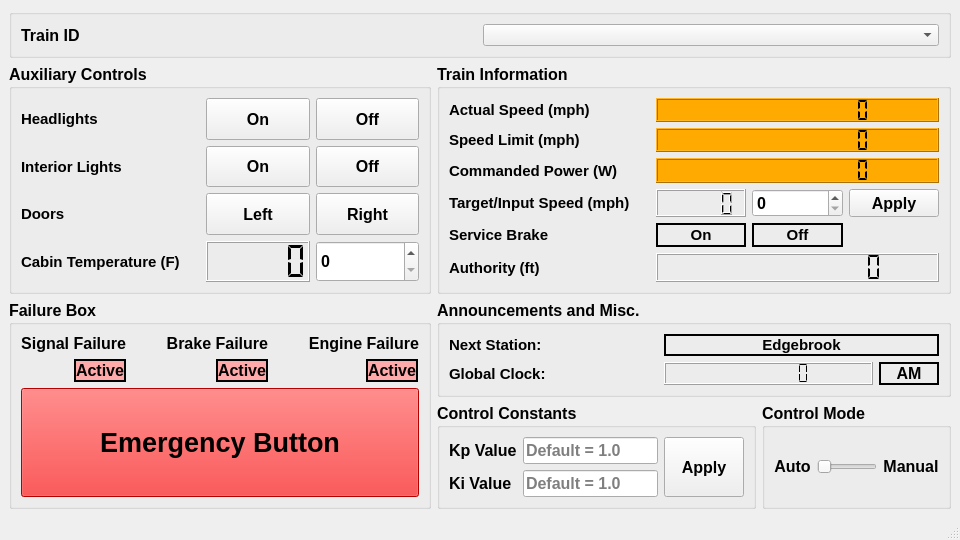
<?xml version="1.0" encoding="UTF-8"?>
<ui version="4.0">
 <class>MainWindow</class>
 <widget class="QMainWindow" name="MainWindow">
  <property name="geometry">
   <rect>
    <x>0</x>
    <y>0</y>
    <width>960</width>
    <height>540</height>
   </rect>
  </property>
  <property name="minimumSize">
   <size>
    <width>960</width>
    <height>540</height>
   </size>
  </property>
  <property name="windowTitle">
   <string>MainWindow</string>
  </property>
  <widget class="QWidget" name="centralwidget">
   <layout class="QGridLayout" name="gridLayout_8">
    <item row="3" column="1">
     <widget class="QGroupBox" name="groupBox_6">
      <property name="font">
       <font>
        <pointsize>12</pointsize>
        <weight>75</weight>
        <bold>true</bold>
       </font>
      </property>
      <property name="title">
       <string>Control Constants</string>
      </property>
      <layout class="QGridLayout" name="gridLayout_16">
       <item row="0" column="0">
        <layout class="QGridLayout" name="gridLayout_15">
         <item row="1" column="1">
          <widget class="QLineEdit" name="ki_line_edit">
           <property name="placeholderText">
            <string>Default = 1.0</string>
           </property>
          </widget>
         </item>
         <item row="0" column="0">
          <widget class="QLabel" name="label_23">
           <property name="text">
            <string>Kp Value</string>
           </property>
          </widget>
         </item>
         <item row="0" column="2" rowspan="2">
          <widget class="QPushButton" name="control_constants_apply_button">
           <property name="sizePolicy">
            <sizepolicy hsizetype="Minimum" vsizetype="Minimum">
             <horstretch>0</horstretch>
             <verstretch>0</verstretch>
            </sizepolicy>
           </property>
           <property name="text">
            <string>Apply</string>
           </property>
          </widget>
         </item>
         <item row="1" column="0">
          <widget class="QLabel" name="label_24">
           <property name="text">
            <string>Ki Value</string>
           </property>
          </widget>
         </item>
         <item row="0" column="1">
          <widget class="QLineEdit" name="kp_line_edit">
           <property name="placeholderText">
            <string>Default = 1.0</string>
           </property>
          </widget>
         </item>
        </layout>
       </item>
      </layout>
     </widget>
    </item>
    <item row="2" column="0" rowspan="2">
     <widget class="QGroupBox" name="groupBox_5">
      <property name="font">
       <font>
        <pointsize>12</pointsize>
        <weight>75</weight>
        <bold>true</bold>
       </font>
      </property>
      <property name="title">
       <string>Failure Box</string>
      </property>
      <layout class="QGridLayout" name="gridLayout_14">
       <item row="0" column="0">
        <layout class="QGridLayout" name="gridLayout_17">
         <item row="1" column="6">
          <widget class="QLabel" name="label_22">
           <property name="sizePolicy">
            <sizepolicy hsizetype="Maximum" vsizetype="Maximum">
             <horstretch>0</horstretch>
             <verstretch>0</verstretch>
            </sizepolicy>
           </property>
           <property name="maximumSize">
            <size>
             <width>50</width>
             <height>50</height>
            </size>
           </property>
           <property name="text">
            <string/>
           </property>
           <property name="pixmap">
            <pixmap>assets/wifi-off-svgrepo-com.svg</pixmap>
           </property>
           <property name="scaledContents">
            <bool>true</bool>
           </property>
           <property name="alignment">
            <set>Qt::AlignCenter</set>
           </property>
           <property name="wordWrap">
            <bool>false</bool>
           </property>
          </widget>
         </item>
         <item row="1" column="1">
          <widget class="QLabel" name="signal_failure_light">
           <property name="sizePolicy">
            <sizepolicy hsizetype="Maximum" vsizetype="Maximum">
             <horstretch>0</horstretch>
             <verstretch>0</verstretch>
            </sizepolicy>
           </property>
           <property name="styleSheet">
            <string notr="true">background-color: rgb(255, 170, 170);</string>
           </property>
           <property name="frameShape">
            <enum>QFrame::WinPanel</enum>
           </property>
           <property name="frameShadow">
            <enum>QFrame::Plain</enum>
           </property>
           <property name="text">
            <string>Active</string>
           </property>
           <property name="alignment">
            <set>Qt::AlignCenter</set>
           </property>
          </widget>
         </item>
         <item row="1" column="2">
          <spacer name="horizontalSpacer">
           <property name="orientation">
            <enum>Qt::Horizontal</enum>
           </property>
           <property name="sizeHint" stdset="0">
            <size>
             <width>40</width>
             <height>20</height>
            </size>
           </property>
          </spacer>
         </item>
         <item row="1" column="4">
          <widget class="QLabel" name="brake_failure_light">
           <property name="sizePolicy">
            <sizepolicy hsizetype="Maximum" vsizetype="Maximum">
             <horstretch>0</horstretch>
             <verstretch>0</verstretch>
            </sizepolicy>
           </property>
           <property name="styleSheet">
            <string notr="true">background-color: rgb(255, 170, 170);</string>
           </property>
           <property name="frameShape">
            <enum>QFrame::WinPanel</enum>
           </property>
           <property name="frameShadow">
            <enum>QFrame::Plain</enum>
           </property>
           <property name="text">
            <string>Active</string>
           </property>
           <property name="alignment">
            <set>Qt::AlignCenter</set>
           </property>
          </widget>
         </item>
         <item row="1" column="7">
          <widget class="QLabel" name="engine_failure_light">
           <property name="sizePolicy">
            <sizepolicy hsizetype="Maximum" vsizetype="Maximum">
             <horstretch>0</horstretch>
             <verstretch>0</verstretch>
            </sizepolicy>
           </property>
           <property name="styleSheet">
            <string notr="true">background-color: rgb(255, 170, 170);</string>
           </property>
           <property name="frameShape">
            <enum>QFrame::WinPanel</enum>
           </property>
           <property name="frameShadow">
            <enum>QFrame::Plain</enum>
           </property>
           <property name="text">
            <string>Active</string>
           </property>
           <property name="alignment">
            <set>Qt::AlignCenter</set>
           </property>
          </widget>
         </item>
         <item row="1" column="3">
          <widget class="QLabel" name="label_20">
           <property name="sizePolicy">
            <sizepolicy hsizetype="Maximum" vsizetype="Maximum">
             <horstretch>0</horstretch>
             <verstretch>0</verstretch>
            </sizepolicy>
           </property>
           <property name="maximumSize">
            <size>
             <width>50</width>
             <height>50</height>
            </size>
           </property>
           <property name="text">
            <string/>
           </property>
           <property name="pixmap">
            <pixmap>assets/brake-system-warning-svgrepo-com.svg</pixmap>
           </property>
           <property name="scaledContents">
            <bool>true</bool>
           </property>
           <property name="alignment">
            <set>Qt::AlignCenter</set>
           </property>
          </widget>
         </item>
         <item row="1" column="0">
          <widget class="QLabel" name="label_18">
           <property name="sizePolicy">
            <sizepolicy hsizetype="Maximum" vsizetype="Maximum">
             <horstretch>0</horstretch>
             <verstretch>0</verstretch>
            </sizepolicy>
           </property>
           <property name="maximumSize">
            <size>
             <width>50</width>
             <height>50</height>
            </size>
           </property>
           <property name="text">
            <string/>
           </property>
           <property name="pixmap">
            <pixmap>assets/wifi-off-svgrepo-com.svg</pixmap>
           </property>
           <property name="scaledContents">
            <bool>true</bool>
           </property>
           <property name="alignment">
            <set>Qt::AlignCenter</set>
           </property>
          </widget>
         </item>
         <item row="2" column="0" colspan="8">
          <widget class="QPushButton" name="emergency_button">
           <property name="enabled">
            <bool>true</bool>
           </property>
           <property name="sizePolicy">
            <sizepolicy hsizetype="Minimum" vsizetype="Minimum">
             <horstretch>0</horstretch>
             <verstretch>0</verstretch>
            </sizepolicy>
           </property>
           <property name="font">
            <font>
             <pointsize>20</pointsize>
             <weight>75</weight>
             <bold>true</bold>
            </font>
           </property>
           <property name="styleSheet">
            <string notr="true">background-color: rgb(255, 0, 0);</string>
           </property>
           <property name="text">
            <string>Emergency Button</string>
           </property>
           <property name="autoDefault">
            <bool>false</bool>
           </property>
          </widget>
         </item>
         <item row="1" column="5">
          <spacer name="horizontalSpacer_2">
           <property name="orientation">
            <enum>Qt::Horizontal</enum>
           </property>
           <property name="sizeHint" stdset="0">
            <size>
             <width>40</width>
             <height>20</height>
            </size>
           </property>
          </spacer>
         </item>
         <item row="0" column="6" colspan="2">
          <widget class="QLabel" name="label_27">
           <property name="sizePolicy">
            <sizepolicy hsizetype="Maximum" vsizetype="Maximum">
             <horstretch>0</horstretch>
             <verstretch>0</verstretch>
            </sizepolicy>
           </property>
           <property name="text">
            <string>Engine Failure</string>
           </property>
           <property name="alignment">
            <set>Qt::AlignRight|Qt::AlignTrailing|Qt::AlignVCenter</set>
           </property>
          </widget>
         </item>
         <item row="0" column="3" colspan="2">
          <widget class="QLabel" name="label_21">
           <property name="sizePolicy">
            <sizepolicy hsizetype="Maximum" vsizetype="Maximum">
             <horstretch>0</horstretch>
             <verstretch>0</verstretch>
            </sizepolicy>
           </property>
           <property name="text">
            <string>Brake Failure</string>
           </property>
           <property name="alignment">
            <set>Qt::AlignRight|Qt::AlignTrailing|Qt::AlignVCenter</set>
           </property>
          </widget>
         </item>
         <item row="0" column="0" colspan="2">
          <widget class="QLabel" name="label_19">
           <property name="sizePolicy">
            <sizepolicy hsizetype="Maximum" vsizetype="Maximum">
             <horstretch>0</horstretch>
             <verstretch>0</verstretch>
            </sizepolicy>
           </property>
           <property name="text">
            <string>Signal Failure</string>
           </property>
           <property name="alignment">
            <set>Qt::AlignRight|Qt::AlignTrailing|Qt::AlignVCenter</set>
           </property>
          </widget>
         </item>
        </layout>
       </item>
      </layout>
     </widget>
    </item>
    <item row="1" column="0">
     <widget class="QGroupBox" name="groupBox">
      <property name="font">
       <font>
        <pointsize>12</pointsize>
        <weight>75</weight>
        <italic>false</italic>
        <bold>true</bold>
       </font>
      </property>
      <property name="title">
       <string>Auxiliary Controls</string>
      </property>
      <property name="flat">
       <bool>false</bool>
      </property>
      <layout class="QGridLayout" name="gridLayout_9">
       <item row="0" column="0">
        <layout class="QGridLayout" name="gridLayout_13">
         <item row="0" column="0">
          <widget class="QLabel" name="label">
           <property name="font">
            <font>
             <pointsize>11</pointsize>
             <weight>75</weight>
             <italic>false</italic>
             <bold>true</bold>
            </font>
           </property>
           <property name="autoFillBackground">
            <bool>false</bool>
           </property>
           <property name="frameShape">
            <enum>QFrame::NoFrame</enum>
           </property>
           <property name="text">
            <string>Headlights</string>
           </property>
          </widget>
         </item>
         <item row="1" column="3">
          <widget class="QPushButton" name="interior_lights_off_button">
           <property name="sizePolicy">
            <sizepolicy hsizetype="Minimum" vsizetype="Minimum">
             <horstretch>0</horstretch>
             <verstretch>0</verstretch>
            </sizepolicy>
           </property>
           <property name="text">
            <string>Off</string>
           </property>
          </widget>
         </item>
         <item row="1" column="2">
          <widget class="QPushButton" name="interior_lights_on_button">
           <property name="sizePolicy">
            <sizepolicy hsizetype="Minimum" vsizetype="Minimum">
             <horstretch>0</horstretch>
             <verstretch>0</verstretch>
            </sizepolicy>
           </property>
           <property name="text">
            <string>On</string>
           </property>
          </widget>
         </item>
         <item row="2" column="3">
          <widget class="QPushButton" name="door_right_button">
           <property name="sizePolicy">
            <sizepolicy hsizetype="Minimum" vsizetype="Minimum">
             <horstretch>0</horstretch>
             <verstretch>0</verstretch>
            </sizepolicy>
           </property>
           <property name="text">
            <string>Right</string>
           </property>
          </widget>
         </item>
         <item row="0" column="3">
          <widget class="QPushButton" name="headlights_off_button">
           <property name="sizePolicy">
            <sizepolicy hsizetype="Minimum" vsizetype="Minimum">
             <horstretch>0</horstretch>
             <verstretch>0</verstretch>
            </sizepolicy>
           </property>
           <property name="text">
            <string>Off</string>
           </property>
          </widget>
         </item>
         <item row="3" column="0">
          <widget class="QLabel" name="label_5">
           <property name="font">
            <font>
             <pointsize>11</pointsize>
             <weight>75</weight>
             <italic>false</italic>
             <bold>true</bold>
            </font>
           </property>
           <property name="text">
            <string>Cabin Temperature (F)</string>
           </property>
          </widget>
         </item>
         <item row="2" column="2">
          <widget class="QPushButton" name="door_left_button">
           <property name="sizePolicy">
            <sizepolicy hsizetype="Minimum" vsizetype="Minimum">
             <horstretch>0</horstretch>
             <verstretch>0</verstretch>
            </sizepolicy>
           </property>
           <property name="text">
            <string>Left</string>
           </property>
          </widget>
         </item>
         <item row="1" column="0">
          <widget class="QLabel" name="label_2">
           <property name="font">
            <font>
             <pointsize>11</pointsize>
             <weight>75</weight>
             <italic>false</italic>
             <bold>true</bold>
            </font>
           </property>
           <property name="text">
            <string>Interior Lights</string>
           </property>
          </widget>
         </item>
         <item row="3" column="2">
          <widget class="QLCDNumber" name="cabin_temperature_lcd">
           <property name="segmentStyle">
            <enum>QLCDNumber::Flat</enum>
           </property>
          </widget>
         </item>
         <item row="2" column="0">
          <widget class="QLabel" name="label_3">
           <property name="font">
            <font>
             <pointsize>11</pointsize>
             <weight>75</weight>
             <italic>false</italic>
             <bold>true</bold>
            </font>
           </property>
           <property name="text">
            <string>Doors</string>
           </property>
          </widget>
         </item>
         <item row="3" column="3">
          <widget class="QSpinBox" name="cabin_temperature_spin_box">
           <property name="sizePolicy">
            <sizepolicy hsizetype="Minimum" vsizetype="Minimum">
             <horstretch>0</horstretch>
             <verstretch>0</verstretch>
            </sizepolicy>
           </property>
          </widget>
         </item>
         <item row="0" column="2">
          <widget class="QPushButton" name="headlights_on_button">
           <property name="sizePolicy">
            <sizepolicy hsizetype="Minimum" vsizetype="Minimum">
             <horstretch>0</horstretch>
             <verstretch>0</verstretch>
            </sizepolicy>
           </property>
           <property name="text">
            <string>On</string>
           </property>
          </widget>
         </item>
         <item row="3" column="1">
          <spacer name="verticalSpacer_10">
           <property name="orientation">
            <enum>Qt::Vertical</enum>
           </property>
           <property name="sizeHint" stdset="0">
            <size>
             <width>20</width>
             <height>40</height>
            </size>
           </property>
          </spacer>
         </item>
         <item row="2" column="1">
          <spacer name="verticalSpacer_9">
           <property name="orientation">
            <enum>Qt::Vertical</enum>
           </property>
           <property name="sizeHint" stdset="0">
            <size>
             <width>20</width>
             <height>40</height>
            </size>
           </property>
          </spacer>
         </item>
         <item row="1" column="1">
          <spacer name="verticalSpacer_8">
           <property name="orientation">
            <enum>Qt::Vertical</enum>
           </property>
           <property name="sizeHint" stdset="0">
            <size>
             <width>20</width>
             <height>40</height>
            </size>
           </property>
          </spacer>
         </item>
         <item row="0" column="1">
          <spacer name="verticalSpacer_7">
           <property name="orientation">
            <enum>Qt::Vertical</enum>
           </property>
           <property name="sizeHint" stdset="0">
            <size>
             <width>20</width>
             <height>40</height>
            </size>
           </property>
          </spacer>
         </item>
        </layout>
       </item>
      </layout>
     </widget>
    </item>
    <item row="1" column="1" colspan="2">
     <widget class="QGroupBox" name="groupBox_2">
      <property name="font">
       <font>
        <pointsize>12</pointsize>
        <weight>75</weight>
        <bold>true</bold>
       </font>
      </property>
      <property name="title">
       <string>Train Information</string>
      </property>
      <layout class="QGridLayout" name="gridLayout_12">
       <item row="0" column="0">
        <layout class="QGridLayout" name="gridLayout_2">
         <item row="0" column="0">
          <widget class="QLabel" name="label_13">
           <property name="font">
            <font>
             <pointsize>11</pointsize>
             <weight>75</weight>
             <bold>true</bold>
            </font>
           </property>
           <property name="text">
            <string>Actual Speed (mph)</string>
           </property>
          </widget>
         </item>
         <item row="3" column="4">
          <widget class="QPushButton" name="target_speed_apply_button">
           <property name="sizePolicy">
            <sizepolicy hsizetype="Minimum" vsizetype="Minimum">
             <horstretch>0</horstretch>
             <verstretch>0</verstretch>
            </sizepolicy>
           </property>
           <property name="text">
            <string>Apply</string>
           </property>
          </widget>
         </item>
         <item row="3" column="0">
          <widget class="QLabel" name="label_8">
           <property name="font">
            <font>
             <pointsize>11</pointsize>
             <weight>75</weight>
             <bold>true</bold>
            </font>
           </property>
           <property name="text">
            <string>Target/Input Speed (mph)</string>
           </property>
          </widget>
         </item>
         <item row="0" column="2" colspan="3">
          <widget class="QLCDNumber" name="actual_speed_lcd">
           <property name="styleSheet">
            <string notr="true">background-color: rgb(255, 170, 0);</string>
           </property>
           <property name="digitCount">
            <number>12</number>
           </property>
           <property name="segmentStyle">
            <enum>QLCDNumber::Flat</enum>
           </property>
          </widget>
         </item>
         <item row="3" column="3">
          <widget class="QSpinBox" name="target_speed_spin_box">
           <property name="sizePolicy">
            <sizepolicy hsizetype="Minimum" vsizetype="Minimum">
             <horstretch>0</horstretch>
             <verstretch>0</verstretch>
            </sizepolicy>
           </property>
          </widget>
         </item>
         <item row="4" column="0">
          <widget class="QLabel" name="label_10">
           <property name="font">
            <font>
             <pointsize>11</pointsize>
             <weight>75</weight>
             <bold>true</bold>
            </font>
           </property>
           <property name="text">
            <string>Service Brake</string>
           </property>
          </widget>
         </item>
         <item row="4" column="2">
          <widget class="QLabel" name="service_brake_on_light">
           <property name="font">
            <font>
             <pointsize>11</pointsize>
             <weight>75</weight>
             <bold>true</bold>
            </font>
           </property>
           <property name="styleSheet">
            <string notr="true"/>
           </property>
           <property name="frameShape">
            <enum>QFrame::WinPanel</enum>
           </property>
           <property name="text">
            <string>On</string>
           </property>
           <property name="alignment">
            <set>Qt::AlignCenter</set>
           </property>
          </widget>
         </item>
         <item row="1" column="2" colspan="3">
          <widget class="QLCDNumber" name="speed_limit_lcd">
           <property name="styleSheet">
            <string notr="true">background-color: rgb(255, 170, 0);</string>
           </property>
           <property name="digitCount">
            <number>12</number>
           </property>
           <property name="segmentStyle">
            <enum>QLCDNumber::Flat</enum>
           </property>
          </widget>
         </item>
         <item row="3" column="2">
          <widget class="QLCDNumber" name="target_speed_lcd">
           <property name="frameShape">
            <enum>QFrame::Box</enum>
           </property>
           <property name="frameShadow">
            <enum>QFrame::Raised</enum>
           </property>
          </widget>
         </item>
         <item row="1" column="0">
          <widget class="QLabel" name="label_7">
           <property name="font">
            <font>
             <pointsize>11</pointsize>
             <weight>75</weight>
             <bold>true</bold>
            </font>
           </property>
           <property name="text">
            <string>Speed Limit (mph)</string>
           </property>
          </widget>
         </item>
         <item row="3" column="1">
          <spacer name="verticalSpacer">
           <property name="orientation">
            <enum>Qt::Vertical</enum>
           </property>
           <property name="sizeHint" stdset="0">
            <size>
             <width>20</width>
             <height>40</height>
            </size>
           </property>
          </spacer>
         </item>
         <item row="4" column="3">
          <widget class="QLabel" name="service_brake_off_light">
           <property name="font">
            <font>
             <pointsize>11</pointsize>
             <weight>75</weight>
             <bold>true</bold>
            </font>
           </property>
           <property name="styleSheet">
            <string notr="true"/>
           </property>
           <property name="frameShape">
            <enum>QFrame::WinPanel</enum>
           </property>
           <property name="text">
            <string>Off</string>
           </property>
           <property name="alignment">
            <set>Qt::AlignCenter</set>
           </property>
          </widget>
         </item>
         <item row="0" column="1">
          <spacer name="verticalSpacer_4">
           <property name="orientation">
            <enum>Qt::Vertical</enum>
           </property>
           <property name="sizeHint" stdset="0">
            <size>
             <width>20</width>
             <height>40</height>
            </size>
           </property>
          </spacer>
         </item>
         <item row="4" column="1">
          <spacer name="verticalSpacer_2">
           <property name="orientation">
            <enum>Qt::Vertical</enum>
           </property>
           <property name="sizeHint" stdset="0">
            <size>
             <width>20</width>
             <height>40</height>
            </size>
           </property>
          </spacer>
         </item>
         <item row="1" column="1">
          <spacer name="verticalSpacer_3">
           <property name="orientation">
            <enum>Qt::Vertical</enum>
           </property>
           <property name="sizeHint" stdset="0">
            <size>
             <width>20</width>
             <height>40</height>
            </size>
           </property>
          </spacer>
         </item>
         <item row="2" column="0">
          <widget class="QLabel" name="label_11">
           <property name="font">
            <font>
             <pointsize>11</pointsize>
             <weight>75</weight>
             <bold>true</bold>
            </font>
           </property>
           <property name="text">
            <string>Commanded Power (W)</string>
           </property>
          </widget>
         </item>
         <item row="2" column="2" colspan="3">
          <widget class="QLCDNumber" name="commanded_power_lcd">
           <property name="styleSheet">
            <string notr="true">background-color: rgb(255, 170, 0);</string>
           </property>
           <property name="digitCount">
            <number>12</number>
           </property>
           <property name="segmentStyle">
            <enum>QLCDNumber::Flat</enum>
           </property>
          </widget>
         </item>
         <item row="2" column="1">
          <spacer name="verticalSpacer_5">
           <property name="orientation">
            <enum>Qt::Vertical</enum>
           </property>
           <property name="sizeHint" stdset="0">
            <size>
             <width>20</width>
             <height>40</height>
            </size>
           </property>
          </spacer>
         </item>
         <item row="5" column="0">
          <widget class="QLabel" name="label_12">
           <property name="font">
            <font>
             <pointsize>11</pointsize>
             <weight>75</weight>
             <bold>true</bold>
            </font>
           </property>
           <property name="text">
            <string>Authority (ft)</string>
           </property>
          </widget>
         </item>
         <item row="5" column="1">
          <spacer name="verticalSpacer_6">
           <property name="orientation">
            <enum>Qt::Vertical</enum>
           </property>
           <property name="sizeHint" stdset="0">
            <size>
             <width>20</width>
             <height>40</height>
            </size>
           </property>
          </spacer>
         </item>
         <item row="5" column="2" colspan="3">
          <widget class="QLCDNumber" name="authority_lcd">
           <property name="minimumSize">
            <size>
             <width>0</width>
             <height>29</height>
            </size>
           </property>
           <property name="digitCount">
            <number>12</number>
           </property>
           <property name="segmentStyle">
            <enum>QLCDNumber::Flat</enum>
           </property>
          </widget>
         </item>
        </layout>
       </item>
      </layout>
     </widget>
    </item>
    <item row="3" column="2">
     <widget class="QGroupBox" name="groupBox_4">
      <property name="font">
       <font>
        <pointsize>12</pointsize>
        <weight>75</weight>
        <bold>true</bold>
       </font>
      </property>
      <property name="title">
       <string>Control Mode</string>
      </property>
      <layout class="QGridLayout" name="gridLayout_10">
       <item row="0" column="0">
        <layout class="QGridLayout" name="gridLayout_5">
         <item row="0" column="2">
          <widget class="QLabel" name="label_26">
           <property name="text">
            <string>Manual</string>
           </property>
           <property name="alignment">
            <set>Qt::AlignCenter</set>
           </property>
          </widget>
         </item>
         <item row="0" column="0">
          <widget class="QLabel" name="label_25">
           <property name="text">
            <string>Auto</string>
           </property>
           <property name="alignment">
            <set>Qt::AlignCenter</set>
           </property>
          </widget>
         </item>
         <item row="0" column="1">
          <widget class="QSlider" name="control_mode_switch">
           <property name="maximum">
            <number>1</number>
           </property>
           <property name="orientation">
            <enum>Qt::Horizontal</enum>
           </property>
           <property name="invertedAppearance">
            <bool>false</bool>
           </property>
           <property name="invertedControls">
            <bool>false</bool>
           </property>
          </widget>
         </item>
        </layout>
       </item>
      </layout>
     </widget>
    </item>
    <item row="2" column="1" colspan="2">
     <layout class="QGridLayout" name="gridLayout_7">
      <item row="1" column="2">
       <widget class="QGroupBox" name="groupBox_3">
        <property name="font">
         <font>
          <pointsize>12</pointsize>
          <weight>75</weight>
          <bold>true</bold>
         </font>
        </property>
        <property name="title">
         <string>Announcements and Misc.</string>
        </property>
        <layout class="QGridLayout" name="gridLayout_11">
         <item row="0" column="0">
          <layout class="QGridLayout" name="gridLayout_3">
           <item row="1" column="0">
            <widget class="QLabel" name="label_17">
             <property name="font">
              <font>
               <pointsize>11</pointsize>
               <weight>75</weight>
               <bold>true</bold>
              </font>
             </property>
             <property name="text">
              <string>Global Clock:</string>
             </property>
            </widget>
           </item>
           <item row="0" column="0">
            <widget class="QLabel" name="label_9">
             <property name="font">
              <font>
               <pointsize>11</pointsize>
               <weight>75</weight>
               <bold>true</bold>
              </font>
             </property>
             <property name="text">
              <string>Next Station:</string>
             </property>
            </widget>
           </item>
           <item row="0" column="1" colspan="2">
            <widget class="QLabel" name="next_station_label">
             <property name="font">
              <font>
               <pointsize>11</pointsize>
               <weight>75</weight>
               <bold>true</bold>
              </font>
             </property>
             <property name="frameShape">
              <enum>QFrame::WinPanel</enum>
             </property>
             <property name="text">
              <string>Edgebrook</string>
             </property>
             <property name="alignment">
              <set>Qt::AlignCenter</set>
             </property>
            </widget>
           </item>
           <item row="1" column="1">
            <widget class="QLCDNumber" name="global_clock_lcd">
             <property name="digitCount">
              <number>8</number>
             </property>
             <property name="mode">
              <enum>QLCDNumber::Dec</enum>
             </property>
             <property name="segmentStyle">
              <enum>QLCDNumber::Flat</enum>
             </property>
            </widget>
           </item>
           <item row="1" column="2">
            <widget class="QLabel" name="am_pm_label">
             <property name="maximumSize">
              <size>
               <width>60</width>
               <height>16777215</height>
              </size>
             </property>
             <property name="frameShape">
              <enum>QFrame::WinPanel</enum>
             </property>
             <property name="text">
              <string>AM</string>
             </property>
             <property name="alignment">
              <set>Qt::AlignCenter</set>
             </property>
            </widget>
           </item>
          </layout>
         </item>
        </layout>
       </widget>
      </item>
     </layout>
    </item>
    <item row="0" column="0" colspan="3">
     <widget class="QGroupBox" name="groupBox_7">
      <property name="title">
       <string/>
      </property>
      <layout class="QGridLayout" name="gridLayout_4">
       <item row="0" column="0">
        <widget class="QLabel" name="label_4">
         <property name="font">
          <font>
           <pointsize>12</pointsize>
           <weight>75</weight>
           <bold>true</bold>
          </font>
         </property>
         <property name="text">
          <string>Train ID</string>
         </property>
        </widget>
       </item>
       <item row="0" column="1">
        <widget class="QComboBox" name="train_id_dropdown"/>
       </item>
      </layout>
     </widget>
    </item>
   </layout>
  </widget>
  <widget class="QStatusBar" name="statusbar"/>
 </widget>
 <resources/>
 <connections/>
</ui>
